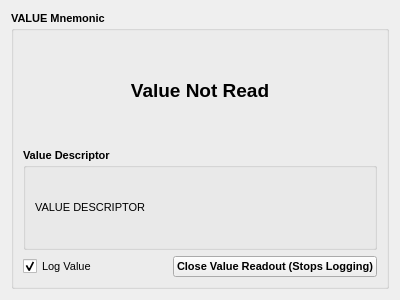
<?xml version="1.0" encoding="UTF-8"?>
<ui version="4.0">
 <class>PaneValueReadout</class>
 <widget class="QWidget" name="PaneValueReadout">
  <property name="geometry">
   <rect>
    <x>0</x>
    <y>0</y>
    <width>400</width>
    <height>300</height>
   </rect>
  </property>
  <property name="windowTitle">
   <string>Pane Value Readout</string>
  </property>
  <layout class="QHBoxLayout" name="horizontalLayout_2">
   <item>
    <widget class="QGroupBox" name="gbox_value_title">
     <property name="font">
      <font>
       <pointsize>8</pointsize>
       <weight>75</weight>
       <bold>true</bold>
      </font>
     </property>
     <property name="title">
      <string>VALUE Mnemonic</string>
     </property>
     <property name="flat">
      <bool>false</bool>
     </property>
     <layout class="QVBoxLayout" name="verticalLayout" stretch="1,1,0">
      <item>
       <widget class="QLabel" name="lbl_value">
        <property name="font">
         <font>
          <pointsize>14</pointsize>
          <weight>75</weight>
          <bold>true</bold>
         </font>
        </property>
        <property name="text">
         <string>Value Not Read</string>
        </property>
        <property name="alignment">
         <set>Qt::AlignCenter</set>
        </property>
       </widget>
      </item>
      <item>
       <widget class="QGroupBox" name="groupBox">
        <property name="font">
         <font>
          <weight>75</weight>
          <bold>true</bold>
         </font>
        </property>
        <property name="title">
         <string>Value Descriptor</string>
        </property>
        <layout class="QHBoxLayout" name="horizontalLayout">
         <item>
          <widget class="QLabel" name="lbl_value_descriptor">
           <property name="font">
            <font>
             <weight>50</weight>
             <bold>false</bold>
            </font>
           </property>
           <property name="text">
            <string>VALUE DESCRIPTOR</string>
           </property>
          </widget>
         </item>
        </layout>
       </widget>
      </item>
      <item>
       <layout class="QHBoxLayout" name="horizontalLayout_3">
        <item>
         <widget class="QCheckBox" name="check_log_value">
          <property name="font">
           <font>
            <weight>50</weight>
            <bold>false</bold>
           </font>
          </property>
          <property name="focusPolicy">
           <enum>Qt::StrongFocus</enum>
          </property>
          <property name="text">
           <string>Log Value</string>
          </property>
          <property name="checked">
           <bool>true</bool>
          </property>
         </widget>
        </item>
        <item>
         <widget class="QPushButton" name="btn_close_readout">
          <property name="text">
           <string>Close Value Readout (Stops Logging)</string>
          </property>
         </widget>
        </item>
       </layout>
      </item>
     </layout>
    </widget>
   </item>
  </layout>
 </widget>
 <resources/>
 <connections>
  <connection>
   <sender>btn_close_readout</sender>
   <signal>clicked()</signal>
   <receiver>PaneValueReadout</receiver>
   <slot>close()</slot>
   <hints>
    <hint type="sourcelabel">
     <x>251</x>
     <y>261</y>
    </hint>
    <hint type="destinationlabel">
     <x>199</x>
     <y>149</y>
    </hint>
   </hints>
  </connection>
 </connections>
</ui>
